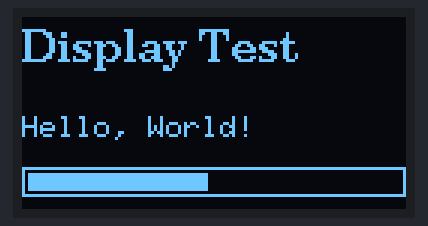
The sketch below on a simulated Arduino Uno, built with avr-gcc and run on an emulated ATmega328P. On the bench: 128×64 one-colour display.

Above: at 0.1 s.

The sketch:

OLED_Display_Test.ino
```cpp
#include <Arduino.h>
#include <U8g2lib.h>

// SCL: GPIO6 (D5), SDA: GPIO5 (D4)
U8G2_SSD1306_128X64_NONAME_F_HW_I2C u8g2(U8G2_R0, U8X8_PIN_NONE, 6, 5);

void setup(void) {
  u8g2.begin();
}

void loop(void) {
  u8g2.clearBuffer();
  u8g2.setFont(u8g2_font_ncenB10_tr);
  u8g2.drawStr(0, 15, "Display Test");
  u8g2.setFont(u8g2_font_6x10_tf);
  u8g2.drawStr(0, 40, "Hello, World!");
  u8g2.drawFrame(0, 50, 128, 10);
  u8g2.drawBox(2, 52, 60, 6);
  u8g2.sendBuffer();
  delay(2000);
}
```
